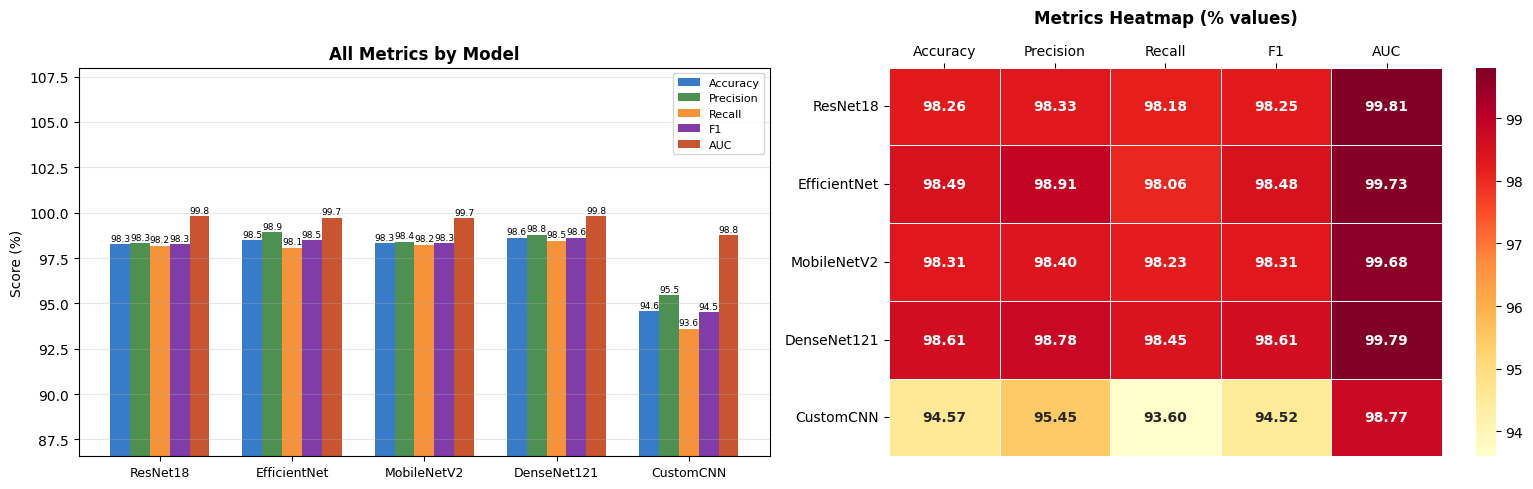
#> input picture datasets/comparison.png, 1533 x 489 px
$ python -i edge.py   (imports and definitions only)
#> lines starting #> are read from the running program, lines starting #| are printed output that depends on the picture
import cv2
import numpy as np

def apply_edge_detection(image):
    gray = cv2.cvtColor(image, cv2.COLOR_RGB2GRAY)
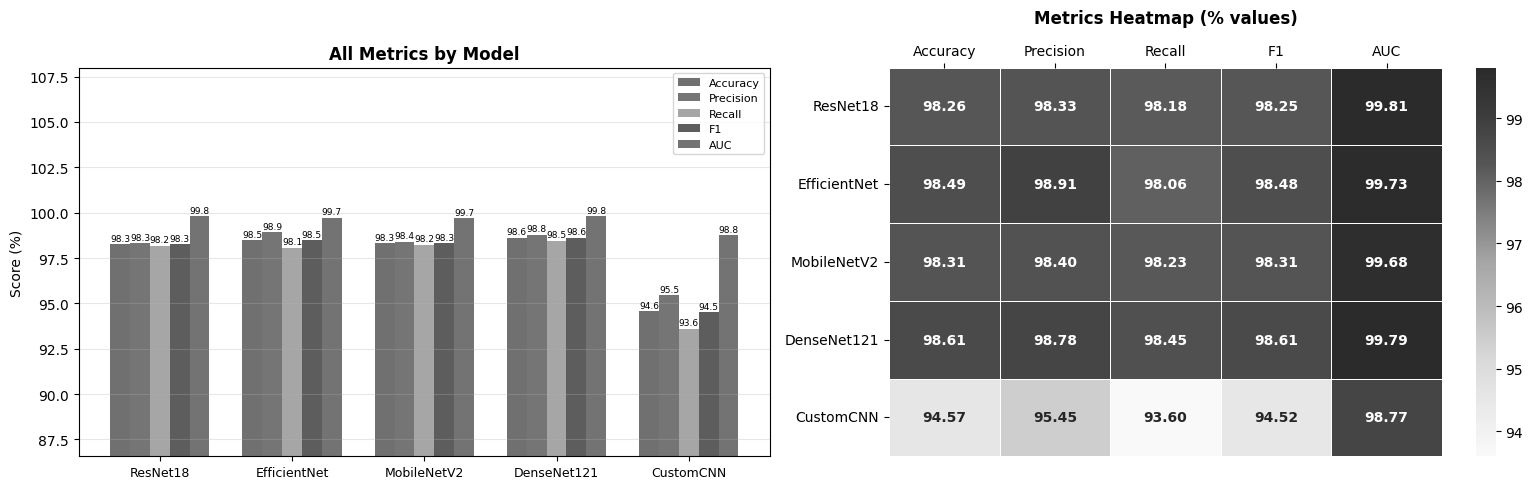
#> gray: shape (489, 1533); min 0, max 255, mean 188.4

    edges = cv2.Canny(gray, 100, 200)
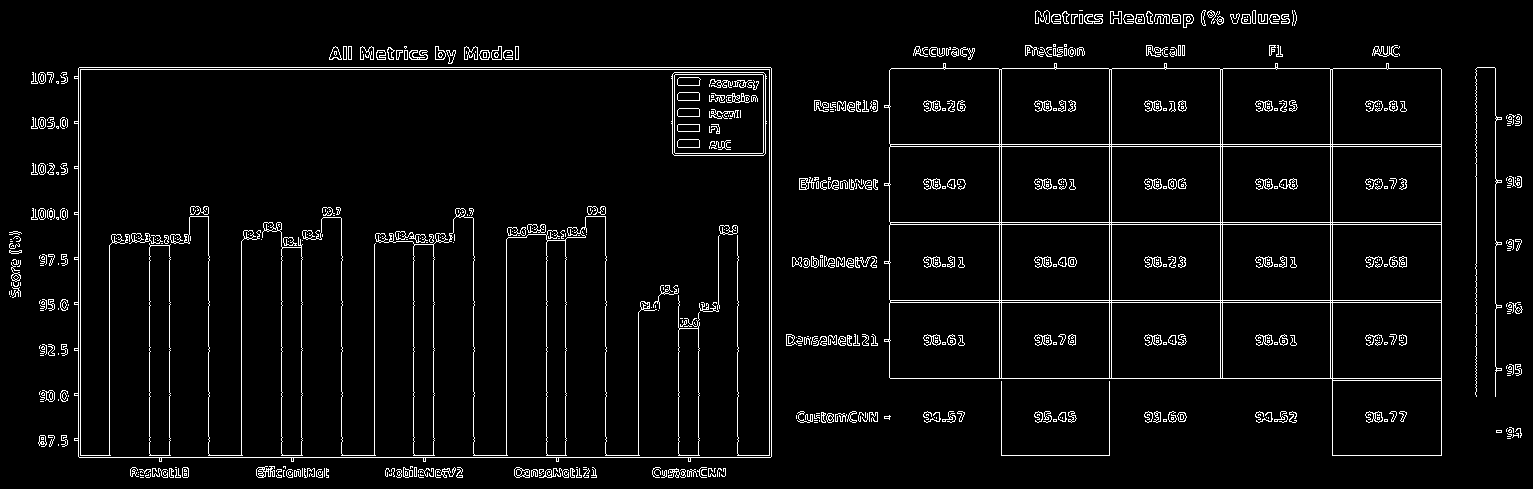
#> edges: shape (489, 1533); 4.5% white in thin lines or dots

    edges_3ch = cv2.cvtColor(edges, cv2.COLOR_GRAY2RGB)
#> edges_3ch: shape (489, 1533, 3); 4.5% white in thin lines or dots

    return edges_3ch

>>> import cv2
>>> picture = cv2.cvtColor(cv2.imread('../../../../datasets/comparison.png'), cv2.COLOR_BGR2RGB)
>>> result = apply_edge_detection(picture)

$ run again, on datasets/error_analysis.png
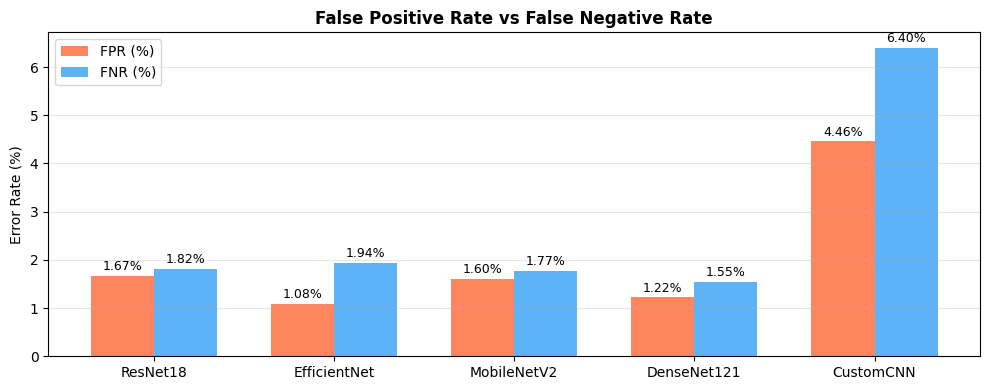
#> input picture datasets/error_analysis.png, 989 x 390 px
#> in apply_edge_detection, `gray = cv2.cvtColor(image, cv2.COLOR_RGB2GRAY)`:
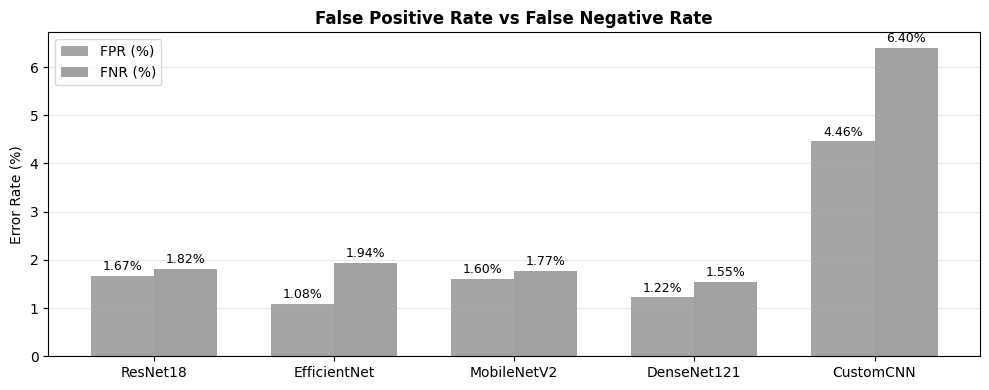
#> gray: shape (390, 989); min 0, max 255, mean 232.1
#> in apply_edge_detection, `edges = cv2.Canny(gray, 100, 200)`:
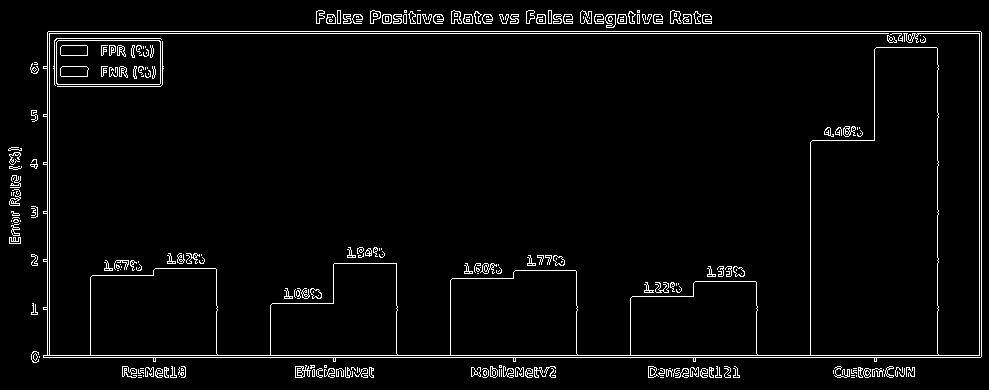
#> edges: shape (390, 989); 3.6% white in thin lines or dots
#> edges_3ch: shape (390, 989, 3); 3.6% white in thin lines or dots

$ run again, on datasets/roc_pr_curves.png
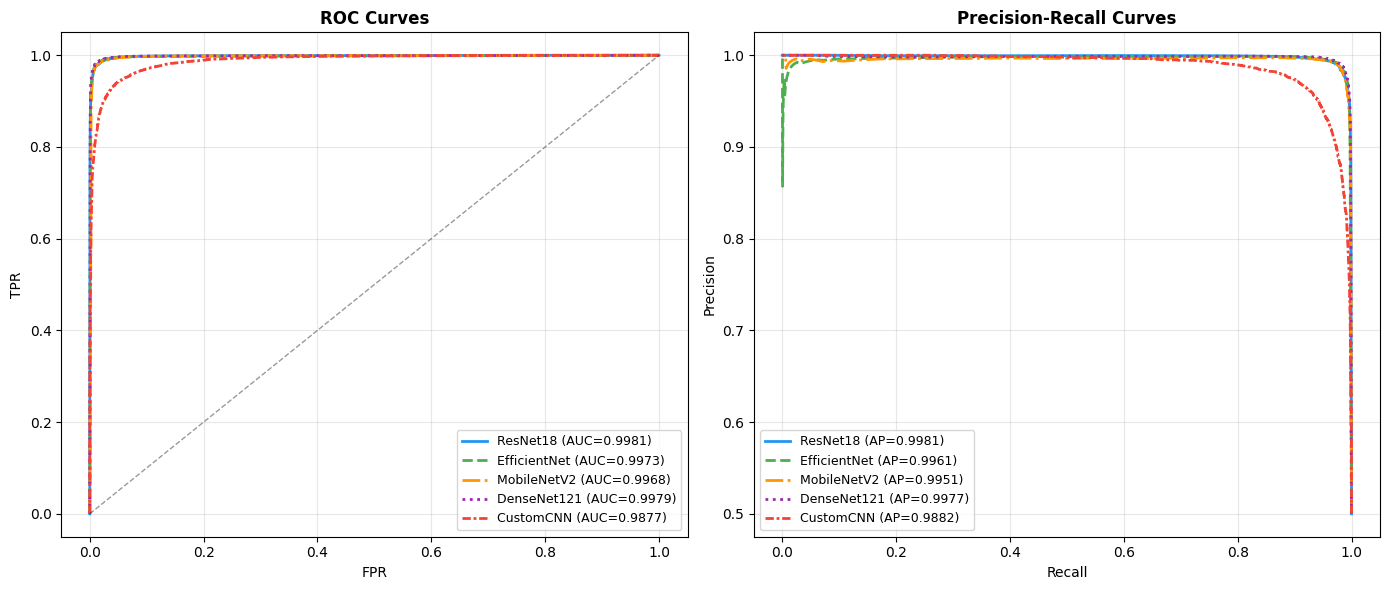
#> input picture datasets/roc_pr_curves.png, 1389 x 590 px
#> in apply_edge_detection, `edges = cv2.Canny(gray, 100, 200)`:
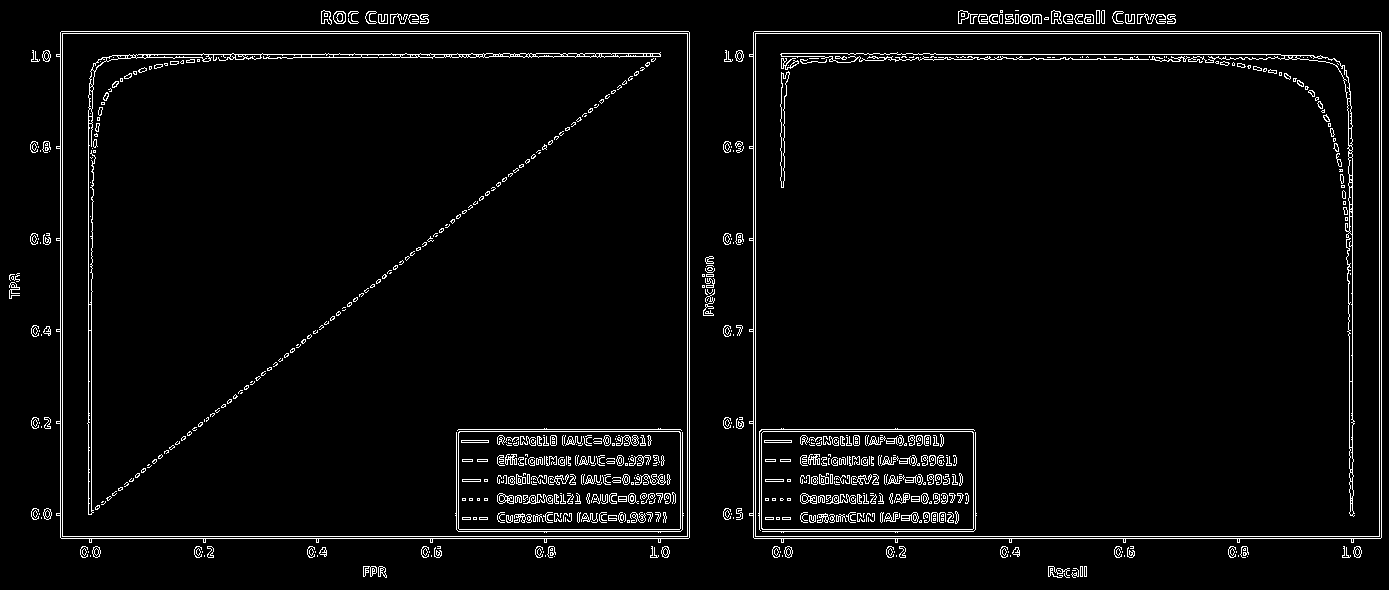
#> edges: shape (590, 1389); 3.7% white in thin lines or dots
#> edges_3ch: shape (590, 1389, 3); 3.7% white in thin lines or dots
